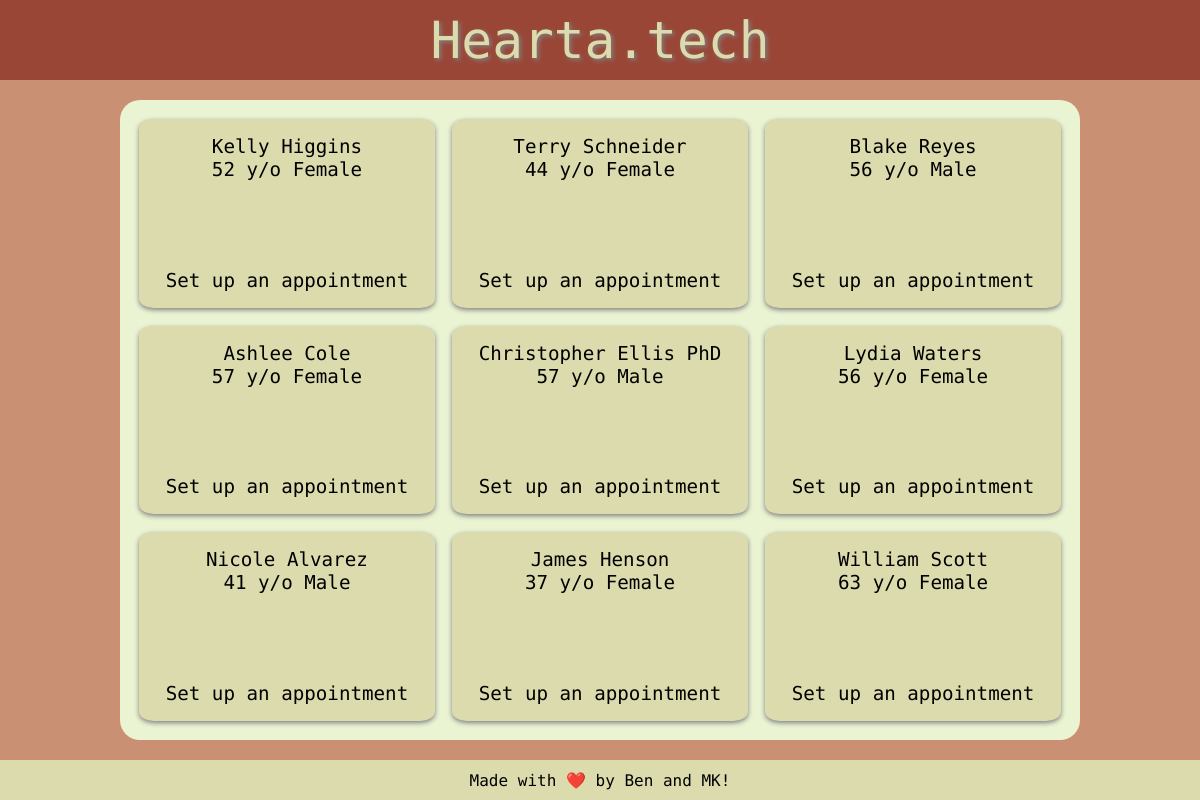
The page /dashboard/ (signed in) on the database its author committed.
### predictor/models.py (models this page shows, shortened)
class Record(models.Model):
    user = models.OneToOneField(User, on_delete=models.CASCADE)
    name = models.CharField(max_length=100, blank=True, null=True)
    age = models.PositiveSmallIntegerField(null=True, blank=True)
    sex = models.BooleanField(null=True, blank=True)
    chest_pain = models.PositiveSmallIntegerField(null=True, blank=True)
    resting_blood_pressure = models.PositiveIntegerField(
        null=True, blank=True)
    serum_cholestrol = models.PositiveIntegerField(null=True, blank=True)
    fasting_blood_sugar = models.BooleanField(null=True, blank=True)
    resting_ecg = models.PositiveSmallIntegerField(null=True, blank=True)
    max_heart_rate = models.PositiveIntegerField(null=True, blank=True)
    exercise_induced_angina = models.BooleanField(null=True, blank=True)
    fluoroscopy_count = models.PositiveSmallIntegerField(
        null=True, blank=True)
    thalassemia = models.PositiveSmallIntegerField(null=True, blank=True)
    predicted_risk = models.BooleanField(null=True, blank=True)
    is_doctor = models.BooleanField(null=True, default=False, blank=True)

### predictor/views.py (the view)
# urls.py: path('dashboard/', dashboard, name='dashboard'),
@control_method(('GET',))
def dashboard(request):
    user = User.objects.filter(username=request.user.username).first()
    record = Record.objects.filter(user=user).first()
    if record.is_doctor:
        patients = Record.objects.filter(
            predicted_risk=True)[:9][::-1]
        return render(request, path.join(TEMPLATE_ROOT, 'dashboard.html'), context={'patients': patients, 'record': record})
    return render(request, path.join(TEMPLATE_ROOT, 'dashboard.html'), context={'record': record})

### predictor/views.py (called while the page is built)
def control_method(permitted: list):
    def decorator(func):
        @wraps(func)
        def view(request):
            if request.method not in permitted:
                return HttpResponseNotAllowed(permitted)
            return func(request)
        return view
    return decorator

### predictor/templates/predictor/dashboard.html (shortened to what this page needs)
{% extends "predictor/base.html" %}
{% load static %}
{% block stylesheets %}
<link rel="stylesheet" href="{% static 'predictor/dashboard.css' %}">
{% endblock %}
{% block content %}
{% if record.is_doctor %}
<section class="content-wrapper">
    <section data-role="doctor-data">
        {% for patient in patients %}
        <div class="card">
            <ul>
                <li>
                    {{ patient.name }}
                </li>
                <li>
                    {{ patient.age }} y/o
                    {% if patient.sex %}
                    Female
                    {% else %}
                    Male
                    {% endif %}
                </li>
            </ul>
            <span>
                Set up an appointment
            </span>
        </div>
        {% endfor %}
    </section>
</section>
{% endif %}
{% endblock %}

### predictor/static/predictor/main.css (style rules this page uses)
*, *::before, *::after { margin: 0; padding: 0; box-sizing: border-box; }
:root { --header-height: 10vh; --footer-height: 5vh; --header-bg-color: #994636; --footer-bg-color: #dbdbae; --main-bg-color: #ca9073; user-select: none; }
:root, body { height: 100%; width: 100%; font-size: 16px; font-family: 'Source Code Pro', monospace; }

### predictor/static/predictor/dashboard.css (style rules this page uses)
:root { --box-bg-color: #eaf4d3; --border-color: #895b1e; --error-color: #aa0000; }
.content-wrapper { font-size: 1.2rem; height: 100%; width: 100%; display: flex; justify-content: center; align-items: center; }
section[data-role="doctor-data"] { background: var(--box-bg-color); width: clamp(80svw, 80vw, 80svw); height: clamp(80svh, 80vh, 80svh); padding: 1.2rem; border-radius: 20px; display: grid; grid-template-columns: repeat(3, 1fr); grid-template-rows: repeat(3, 1fr); gap: 1.1rem; text-align: center; }
.card { box-shadow: 0px 2px 5px grey; background: var(--footer-bg-color); padding: 1rem; display: flex; flex-direction: column; justify-content: space-between; border-radius: 5%; transition: scale 500ms; }
.card > ul { list-style: none; }

### rows shown on the page
Record: name "Kelly Higgins", age "52", sex "Female"
Record: name "Terry Schneider", age "44", sex "Female"
Record: name "Blake Reyes", age "56", sex "Male"
Record: name "Ashlee Cole", age "57", sex "Female"
Record: name "Christopher Ellis PhD", age "57", sex "Male"
Record: name "Lydia Waters", age "56", sex "Female"
Record: name "Nicole Alvarez", age "41", sex "Male"
Record: name "James Henson", age "37", sex "Female"
Record: name "William Scott", age "63", sex "Female"
